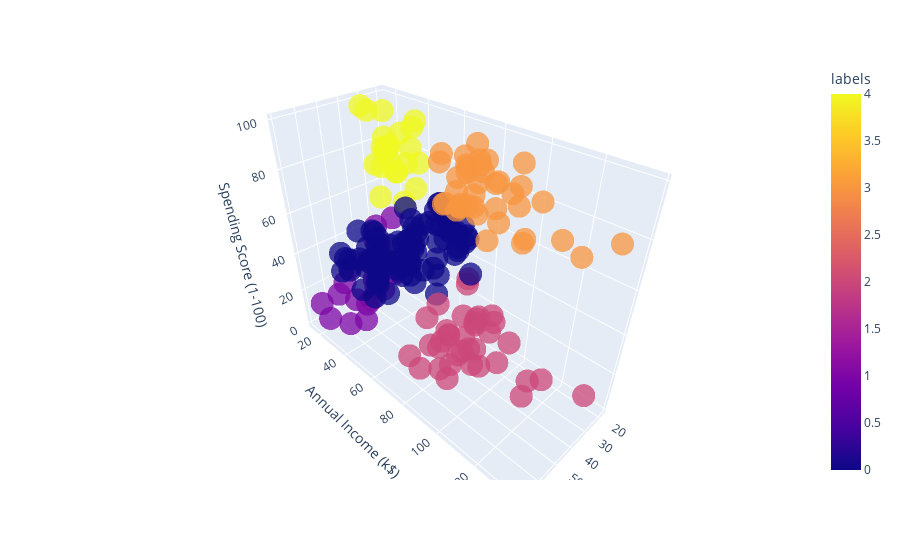

Notebook code for this chart:
### Markdown cell above
The final clustered dataset looks like:

### Code cell
import plotly.express as px
fig = px.scatter_3d(df, x='Age', y='Annual Income (k$)', z='Spending Score (1-100)', color='labels', opacity=0.75)
fig.show()

### Figure 1 — Plotly figure (JSON) as saved in the notebook; plotly's stock layout.template omitted (floating-point values rounded to 4 significant figures; data arrays with more than 128 entries replaced by an {"elided": "..."} marker saying what was removed)
{"data": [{"hovertemplate": "Age=%{x}<br>Annual Income (k$)=%{y}<br>Spending Score (1-100)=%{z}<br>labels=%{marker.color}<extra></extra>", "legendgroup": "", "marker": {"color": {"elided": "200 int values"}, "coloraxis": "coloraxis", "opacity": 0.75, "symbol": "circle"}, "mode": "markers", "name": "", "scene": "scene", "showlegend": false, "type": "scatter3d", "x": {"elided": "200 int values"}, "y": {"elided": "200 int values"}, "z": {"elided": "200 int values"}}], "layout": {"coloraxis": {"colorbar": {"title": {"text": "labels"}}, "colorscale": [[0, "#0d0887"], [0.1111, "#46039f"], [0.2222, "#7201a8"], [0.3333, "#9c179e"], [0.4444, "#bd3786"], [0.5556, "#d8576b"], [0.6667, "#ed7953"], [0.7778, "#fb9f3a"], [0.8889, "#fdca26"], [1, "#f0f921"]]}, "legend": {"tracegroupgap": 0}, "margin": {"t": 60}, "scene": {"domain": {"x": [0, 1], "y": [0, 1]}, "xaxis": {"title": {"text": "Age"}}, "yaxis": {"title": {"text": "Annual Income (k$)"}}, "zaxis": {"title": {"text": "Spending Score (1-100)"}}}}}
